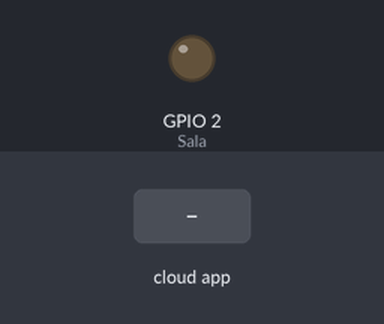
The sketch below on a simulated ESP8266 (NodeMCU). Parts: output pins drawn as LEDs (lit = HIGH). Inputs (shaded band) come from the test bench. WiFi joins after 1.5 s; servers stay silent unless stated; the Firebase database answers and starts empty; what the sketch prints to the serial monitor is not drawn.

Above: at 2.7 s.
2.8 s: the phone or cloud app sets estado to DESLIGADA
At 3.6 s:
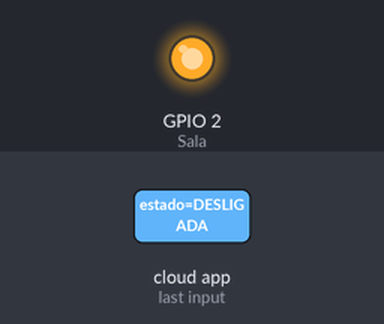
4.3 s: the phone or cloud app sets estado to LIGADA
At 4.8 s:
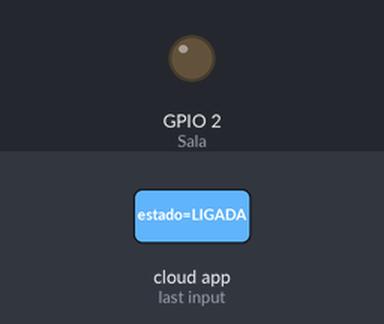
Timing chart, 0 to 7.3 s (numbered marks = the images above; inputs shaded):
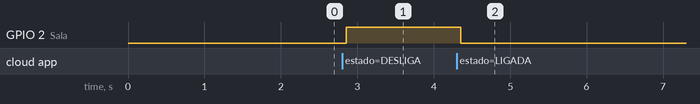

The sketch:

aula_2-3_firebase.ino
```cpp
#include <ESP8266WiFi.h>
#include <SoftwareSerial.h>
#include <FirebaseArduino.h>
#include <ArduinoJson.h>
#include <ESP8266HTTPClient.h>

#define FIREBASE_HOST ""
#define FIREBASE_AUTH ""
#define WIFI_SSID ""
#define WIFI_PASSWORD ""

const int Sala = 2;

void setup()
{
  Serial.begin(115200);
  pinMode(Sala, OUTPUT);

  WiFi.begin(WIFI_SSID, WIFI_PASSWORD);
  Serial.print("connecting");
  while (WiFi.status() != WL_CONNECTED)
  {
    Serial.print(".");
    delay(500);
  }
  Serial.println();
  Serial.print("connected: ");
  Serial.println(WiFi.localIP());
  Firebase.begin(FIREBASE_HOST, FIREBASE_AUTH);
  if (Firebase.failed())
  {
    Serial.print(Firebase.error());
  }
  else {
    Serial.print("Firebase Connected");
  }


}
void loop()
{

  String LuzSala = Firebase.getString("/SALA/estado");

  if (LuzSala == "LIGADA") {
    digitalWrite(Sala, LOW);
  }
  else if (LuzSala == "DESLIGADA") {
    digitalWrite(Sala, HIGH);
  }
}
```

Measured:
- after the input at 2.8 s, GPIO 2 (Sala): LOW → HIGH after 0.05 s
- after the input at 4.3 s, GPIO 2 (Sala): HIGH → LOW after 0.06 s
